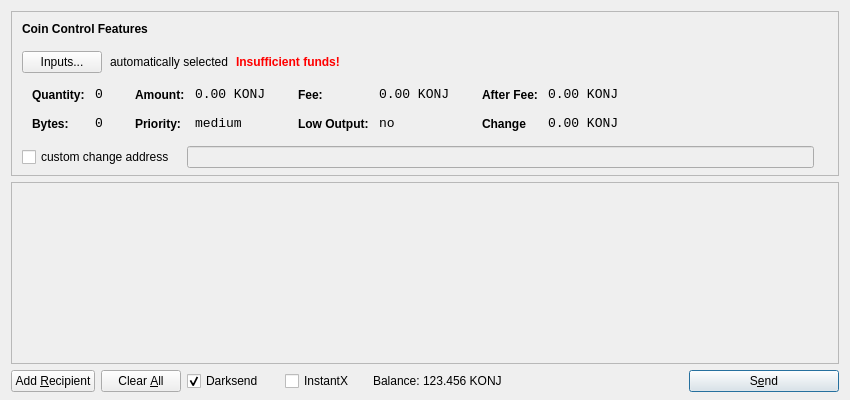
<?xml version="1.0" encoding="UTF-8"?>
<ui version="4.0">
 <class>SendCoinsDialog</class>
 <widget class="QDialog" name="SendCoinsDialog">
  <property name="geometry">
   <rect>
    <x>0</x>
    <y>0</y>
    <width>850</width>
    <height>400</height>
   </rect>
  </property>
  <property name="windowTitle">
   <string>Send Coins</string>
  </property>
  <layout class="QVBoxLayout" name="verticalLayout" stretch="0,1,0">
   <property name="bottomMargin">
    <number>8</number>
   </property>
   <item>
    <widget class="QFrame" name="frameCoinControl">
     <property name="sizePolicy">
      <sizepolicy hsizetype="Expanding" vsizetype="Expanding">
       <horstretch>0</horstretch>
       <verstretch>0</verstretch>
      </sizepolicy>
     </property>
     <property name="maximumSize">
      <size>
       <width>16777215</width>
       <height>16777215</height>
      </size>
     </property>
     <property name="frameShape">
      <enum>QFrame::StyledPanel</enum>
     </property>
     <property name="frameShadow">
      <enum>QFrame::Sunken</enum>
     </property>
     <layout class="QVBoxLayout" name="verticalLayoutCoinControl2">
      <property name="spacing">
       <number>-1</number>
      </property>
      <property name="leftMargin">
       <number>0</number>
      </property>
      <property name="topMargin">
       <number>0</number>
      </property>
      <property name="rightMargin">
       <number>0</number>
      </property>
      <property name="bottomMargin">
       <number>6</number>
      </property>
      <item>
       <layout class="QVBoxLayout" name="verticalLayoutCoinControl" stretch="0,0,0,0,1">
        <property name="spacing">
         <number>0</number>
        </property>
        <property name="leftMargin">
         <number>10</number>
        </property>
        <property name="topMargin">
         <number>10</number>
        </property>
        <item>
         <layout class="QHBoxLayout" name="horizontalLayoutCoinControl1">
          <property name="bottomMargin">
           <number>15</number>
          </property>
          <item>
           <widget class="QLabel" name="labelCoinControlFeatures">
            <property name="sizePolicy">
             <sizepolicy hsizetype="Preferred" vsizetype="Maximum">
              <horstretch>0</horstretch>
              <verstretch>0</verstretch>
             </sizepolicy>
            </property>
            <property name="font">
             <font>
              <weight>75</weight>
              <bold>true</bold>
             </font>
            </property>
            <property name="styleSheet">
             <string notr="true">font-weight:bold;</string>
            </property>
            <property name="text">
             <string>Coin Control Features</string>
            </property>
           </widget>
          </item>
         </layout>
        </item>
        <item>
         <layout class="QHBoxLayout" name="horizontalLayoutCoinControl2" stretch="0,0,0,0">
          <property name="spacing">
           <number>8</number>
          </property>
          <property name="bottomMargin">
           <number>10</number>
          </property>
          <item>
           <widget class="QPushButton" name="pushButtonCoinControl">
            <property name="styleSheet">
             <string notr="true"/>
            </property>
            <property name="text">
             <string>Inputs...</string>
            </property>
           </widget>
          </item>
          <item>
           <widget class="QLabel" name="labelCoinControlAutomaticallySelected">
            <property name="text">
             <string>automatically selected</string>
            </property>
            <property name="margin">
             <number>5</number>
            </property>
           </widget>
          </item>
          <item>
           <widget class="QLabel" name="labelCoinControlInsuffFunds">
            <property name="font">
             <font>
              <weight>75</weight>
              <bold>true</bold>
             </font>
            </property>
            <property name="styleSheet">
             <string notr="true">color:red;font-weight:bold;</string>
            </property>
            <property name="text">
             <string>Insufficient funds!</string>
            </property>
            <property name="margin">
             <number>5</number>
            </property>
           </widget>
          </item>
          <item>
           <spacer name="horizontalSpacerCoinControl">
            <property name="orientation">
             <enum>Qt::Horizontal</enum>
            </property>
            <property name="sizeHint" stdset="0">
             <size>
              <width>40</width>
              <height>1</height>
             </size>
            </property>
           </spacer>
          </item>
         </layout>
        </item>
        <item>
         <widget class="QWidget" name="widgetCoinControl" native="true">
          <property name="sizePolicy">
           <sizepolicy hsizetype="Preferred" vsizetype="Preferred">
            <horstretch>0</horstretch>
            <verstretch>0</verstretch>
           </sizepolicy>
          </property>
          <property name="minimumSize">
           <size>
            <width>0</width>
            <height>0</height>
           </size>
          </property>
          <property name="styleSheet">
           <string notr="true"/>
          </property>
          <layout class="QHBoxLayout" name="horizontalLayoutCoinControl5">
           <property name="margin">
            <number>0</number>
           </property>
           <item>
            <layout class="QHBoxLayout" name="horizontalLayoutCoinControl3" stretch="0,0,0,1">
             <property name="spacing">
              <number>20</number>
             </property>
             <property name="topMargin">
              <number>0</number>
             </property>
             <property name="bottomMargin">
              <number>10</number>
             </property>
             <item>
              <layout class="QFormLayout" name="formLayoutCoinControl1">
               <property name="horizontalSpacing">
                <number>10</number>
               </property>
               <property name="verticalSpacing">
                <number>14</number>
               </property>
               <property name="leftMargin">
                <number>10</number>
               </property>
               <property name="topMargin">
                <number>4</number>
               </property>
               <property name="rightMargin">
                <number>6</number>
               </property>
               <item row="0" column="0">
                <widget class="QLabel" name="labelCoinControlQuantityText">
                 <property name="styleSheet">
                  <string notr="true">font-weight:bold;</string>
                 </property>
                 <property name="text">
                  <string>Quantity:</string>
                 </property>
                 <property name="margin">
                  <number>0</number>
                 </property>
                </widget>
               </item>
               <item row="0" column="1">
                <widget class="QLabel" name="labelCoinControlQuantity">
                 <property name="font">
                  <font>
                   <family>Monospace</family>
                   <pointsize>10</pointsize>
                  </font>
                 </property>
                 <property name="cursor">
                  <cursorShape>IBeamCursor</cursorShape>
                 </property>
                 <property name="contextMenuPolicy">
                  <enum>Qt::ActionsContextMenu</enum>
                 </property>
                 <property name="text">
                  <string>0</string>
                 </property>
                 <property name="margin">
                  <number>0</number>
                 </property>
                 <property name="textInteractionFlags">
                  <set>Qt::LinksAccessibleByMouse|Qt::TextSelectableByKeyboard|Qt::TextSelectableByMouse</set>
                 </property>
                </widget>
               </item>
               <item row="1" column="0">
                <widget class="QLabel" name="labelCoinControlBytesText">
                 <property name="styleSheet">
                  <string notr="true">font-weight:bold;</string>
                 </property>
                 <property name="text">
                  <string>Bytes:</string>
                 </property>
                </widget>
               </item>
               <item row="1" column="1">
                <widget class="QLabel" name="labelCoinControlBytes">
                 <property name="font">
                  <font>
                   <family>Monospace</family>
                   <pointsize>10</pointsize>
                  </font>
                 </property>
                 <property name="cursor">
                  <cursorShape>IBeamCursor</cursorShape>
                 </property>
                 <property name="contextMenuPolicy">
                  <enum>Qt::ActionsContextMenu</enum>
                 </property>
                 <property name="text">
                  <string>0</string>
                 </property>
                 <property name="textInteractionFlags">
                  <set>Qt::LinksAccessibleByMouse|Qt::TextSelectableByKeyboard|Qt::TextSelectableByMouse</set>
                 </property>
                </widget>
               </item>
              </layout>
             </item>
             <item>
              <layout class="QFormLayout" name="formLayoutCoinControl2">
               <property name="horizontalSpacing">
                <number>10</number>
               </property>
               <property name="verticalSpacing">
                <number>14</number>
               </property>
               <property name="leftMargin">
                <number>6</number>
               </property>
               <property name="topMargin">
                <number>4</number>
               </property>
               <property name="rightMargin">
                <number>6</number>
               </property>
               <item row="0" column="0">
                <widget class="QLabel" name="labelCoinControlAmountText">
                 <property name="styleSheet">
                  <string notr="true">font-weight:bold;</string>
                 </property>
                 <property name="text">
                  <string>Amount:</string>
                 </property>
                 <property name="margin">
                  <number>0</number>
                 </property>
                </widget>
               </item>
               <item row="0" column="1">
                <widget class="QLabel" name="labelCoinControlAmount">
                 <property name="font">
                  <font>
                   <family>Monospace</family>
                   <pointsize>10</pointsize>
                  </font>
                 </property>
                 <property name="cursor">
                  <cursorShape>IBeamCursor</cursorShape>
                 </property>
                 <property name="contextMenuPolicy">
                  <enum>Qt::ActionsContextMenu</enum>
                 </property>
                 <property name="text">
                  <string>0.00 KONJ</string>
                 </property>
                 <property name="textInteractionFlags">
                  <set>Qt::LinksAccessibleByMouse|Qt::TextSelectableByKeyboard|Qt::TextSelectableByMouse</set>
                 </property>
                </widget>
               </item>
               <item row="1" column="0">
                <widget class="QLabel" name="labelCoinControlPriorityText">
                 <property name="styleSheet">
                  <string notr="true">font-weight:bold;</string>
                 </property>
                 <property name="text">
                  <string>Priority:</string>
                 </property>
                </widget>
               </item>
               <item row="1" column="1">
                <widget class="QLabel" name="labelCoinControlPriority">
                 <property name="font">
                  <font>
                   <family>Monospace</family>
                   <pointsize>10</pointsize>
                  </font>
                 </property>
                 <property name="cursor">
                  <cursorShape>IBeamCursor</cursorShape>
                 </property>
                 <property name="contextMenuPolicy">
                  <enum>Qt::ActionsContextMenu</enum>
                 </property>
                 <property name="text">
                  <string>medium</string>
                 </property>
                 <property name="textInteractionFlags">
                  <set>Qt::LinksAccessibleByMouse|Qt::TextSelectableByKeyboard|Qt::TextSelectableByMouse</set>
                 </property>
                </widget>
               </item>
              </layout>
             </item>
             <item>
              <layout class="QFormLayout" name="formLayoutCoinControl3">
               <property name="horizontalSpacing">
                <number>10</number>
               </property>
               <property name="verticalSpacing">
                <number>14</number>
               </property>
               <property name="leftMargin">
                <number>6</number>
               </property>
               <property name="topMargin">
                <number>4</number>
               </property>
               <property name="rightMargin">
                <number>6</number>
               </property>
               <item row="0" column="0">
                <widget class="QLabel" name="labelCoinControlFeeText">
                 <property name="styleSheet">
                  <string notr="true">font-weight:bold;</string>
                 </property>
                 <property name="text">
                  <string>Fee:</string>
                 </property>
                 <property name="margin">
                  <number>0</number>
                 </property>
                </widget>
               </item>
               <item row="0" column="1">
                <widget class="QLabel" name="labelCoinControlFee">
                 <property name="font">
                  <font>
                   <family>Monospace</family>
                   <pointsize>10</pointsize>
                  </font>
                 </property>
                 <property name="cursor">
                  <cursorShape>IBeamCursor</cursorShape>
                 </property>
                 <property name="contextMenuPolicy">
                  <enum>Qt::ActionsContextMenu</enum>
                 </property>
                 <property name="text">
                  <string>0.00 KONJ</string>
                 </property>
                 <property name="textInteractionFlags">
                  <set>Qt::LinksAccessibleByMouse|Qt::TextSelectableByKeyboard|Qt::TextSelectableByMouse</set>
                 </property>
                </widget>
               </item>
               <item row="1" column="0">
                <widget class="QLabel" name="labelCoinControlLowOutputText">
                 <property name="styleSheet">
                  <string notr="true">font-weight:bold;</string>
                 </property>
                 <property name="text">
                  <string>Low Output:</string>
                 </property>
                </widget>
               </item>
               <item row="1" column="1">
                <widget class="QLabel" name="labelCoinControlLowOutput">
                 <property name="font">
                  <font>
                   <family>Monospace</family>
                   <pointsize>10</pointsize>
                  </font>
                 </property>
                 <property name="cursor">
                  <cursorShape>IBeamCursor</cursorShape>
                 </property>
                 <property name="contextMenuPolicy">
                  <enum>Qt::ActionsContextMenu</enum>
                 </property>
                 <property name="text">
                  <string>no</string>
                 </property>
                 <property name="textInteractionFlags">
                  <set>Qt::LinksAccessibleByMouse|Qt::TextSelectableByKeyboard|Qt::TextSelectableByMouse</set>
                 </property>
                </widget>
               </item>
              </layout>
             </item>
             <item>
              <layout class="QFormLayout" name="formLayoutCoinControl4">
               <property name="horizontalSpacing">
                <number>10</number>
               </property>
               <property name="verticalSpacing">
                <number>14</number>
               </property>
               <property name="leftMargin">
                <number>6</number>
               </property>
               <property name="topMargin">
                <number>4</number>
               </property>
               <property name="rightMargin">
                <number>6</number>
               </property>
               <item row="0" column="0">
                <widget class="QLabel" name="labelCoinControlAfterFeeText">
                 <property name="styleSheet">
                  <string notr="true">font-weight:bold;</string>
                 </property>
                 <property name="text">
                  <string>After Fee:</string>
                 </property>
                 <property name="margin">
                  <number>0</number>
                 </property>
                </widget>
               </item>
               <item row="0" column="1">
                <widget class="QLabel" name="labelCoinControlAfterFee">
                 <property name="font">
                  <font>
                   <family>Monospace</family>
                   <pointsize>10</pointsize>
                  </font>
                 </property>
                 <property name="cursor">
                  <cursorShape>IBeamCursor</cursorShape>
                 </property>
                 <property name="contextMenuPolicy">
                  <enum>Qt::ActionsContextMenu</enum>
                 </property>
                 <property name="text">
                  <string>0.00 KONJ</string>
                 </property>
                 <property name="textInteractionFlags">
                  <set>Qt::LinksAccessibleByMouse|Qt::TextSelectableByKeyboard|Qt::TextSelectableByMouse</set>
                 </property>
                </widget>
               </item>
               <item row="1" column="0">
                <widget class="QLabel" name="labelCoinControlChangeText">
                 <property name="styleSheet">
                  <string notr="true">font-weight:bold;</string>
                 </property>
                 <property name="text">
                  <string>Change</string>
                 </property>
                </widget>
               </item>
               <item row="1" column="1">
                <widget class="QLabel" name="labelCoinControlChange">
                 <property name="font">
                  <font>
                   <family>Monospace</family>
                   <pointsize>10</pointsize>
                  </font>
                 </property>
                 <property name="cursor">
                  <cursorShape>IBeamCursor</cursorShape>
                 </property>
                 <property name="contextMenuPolicy">
                  <enum>Qt::ActionsContextMenu</enum>
                 </property>
                 <property name="text">
                  <string>0.00 KONJ</string>
                 </property>
                 <property name="textInteractionFlags">
                  <set>Qt::LinksAccessibleByMouse|Qt::TextSelectableByKeyboard|Qt::TextSelectableByMouse</set>
                 </property>
                </widget>
               </item>
              </layout>
             </item>
            </layout>
           </item>
          </layout>
         </widget>
        </item>
        <item>
         <layout class="QHBoxLayout" name="horizontalLayoutCoinControl4" stretch="0,0,0">
          <property name="spacing">
           <number>12</number>
          </property>
          <property name="sizeConstraint">
           <enum>QLayout::SetDefaultConstraint</enum>
          </property>
          <property name="topMargin">
           <number>5</number>
          </property>
          <property name="rightMargin">
           <number>5</number>
          </property>
          <item>
           <widget class="QCheckBox" name="checkBoxCoinControlChange">
            <property name="text">
             <string>custom change address</string>
            </property>
           </widget>
          </item>
          <item>
           <widget class="QLineEdit" name="lineEditCoinControlChange">
            <property name="enabled">
             <bool>false</bool>
            </property>
            <property name="sizePolicy">
             <sizepolicy hsizetype="Expanding" vsizetype="Fixed">
              <horstretch>0</horstretch>
              <verstretch>0</verstretch>
             </sizepolicy>
            </property>
           </widget>
          </item>
          <item>
           <widget class="QLabel" name="labelCoinControlChangeLabel">
            <property name="sizePolicy">
             <sizepolicy hsizetype="Preferred" vsizetype="Expanding">
              <horstretch>0</horstretch>
              <verstretch>0</verstretch>
             </sizepolicy>
            </property>
            <property name="minimumSize">
             <size>
              <width>0</width>
              <height>0</height>
             </size>
            </property>
            <property name="text">
             <string/>
            </property>
            <property name="margin">
             <number>3</number>
            </property>
           </widget>
          </item>
         </layout>
        </item>
        <item>
         <spacer name="verticalSpacerCoinControl">
          <property name="orientation">
           <enum>Qt::Vertical</enum>
          </property>
          <property name="sizeHint" stdset="0">
           <size>
            <width>800</width>
            <height>1</height>
           </size>
          </property>
         </spacer>
        </item>
       </layout>
      </item>
     </layout>
    </widget>
   </item>
   <item>
    <widget class="QScrollArea" name="scrollArea">
     <property name="widgetResizable">
      <bool>true</bool>
     </property>
     <widget class="QWidget" name="scrollAreaWidgetContents">
      <property name="geometry">
       <rect>
        <x>0</x>
        <y>0</y>
        <width>830</width>
        <height>165</height>
       </rect>
      </property>
      <layout class="QVBoxLayout" name="verticalLayout_2">
       <property name="margin">
        <number>0</number>
       </property>
       <item>
        <layout class="QVBoxLayout" name="entries">
         <property name="spacing">
          <number>6</number>
         </property>
        </layout>
       </item>
       <item>
        <spacer name="verticalSpacer">
         <property name="orientation">
          <enum>Qt::Vertical</enum>
         </property>
         <property name="sizeHint" stdset="0">
          <size>
           <width>20</width>
           <height>40</height>
          </size>
         </property>
        </spacer>
       </item>
      </layout>
     </widget>
    </widget>
   </item>
   <item>
    <layout class="QHBoxLayout" name="horizontalLayout">
     <item>
      <widget class="QPushButton" name="addButton">
       <property name="toolTip">
        <string>Send to multiple recipients at once</string>
       </property>
       <property name="text">
        <string>Add &amp;Recipient</string>
       </property>
       <property name="autoDefault">
        <bool>false</bool>
       </property>
      </widget>
     </item>
     <item>
      <widget class="QPushButton" name="clearButton">
       <property name="sizePolicy">
        <sizepolicy hsizetype="Minimum" vsizetype="Fixed">
         <horstretch>0</horstretch>
         <verstretch>0</verstretch>
        </sizepolicy>
       </property>
       <property name="toolTip">
        <string>Remove all transaction fields</string>
       </property>
       <property name="text">
        <string>Clear &amp;All</string>
       </property>
       <property name="autoRepeatDelay">
        <number>300</number>
       </property>
       <property name="autoDefault">
        <bool>false</bool>
       </property>
      </widget>
     </item>
     <item>
      <layout class="QHBoxLayout" name="horizontalLayout_2">
       <property name="spacing">
        <number>3</number>
       </property>
        <item>
        <widget class="QCheckBox" name="checkUseDarksend">
         <property name="minimumSize">
          <size>
           <width>95</width>
           <height>0</height>
          </size>
         </property>
         <property name="text">
          <string>Darksend</string>
         </property>
         <property name="checked">
          <bool>true</bool>
         </property>
        </widget>
       </item>
       <item>
        <widget class="QCheckBox" name="checkInstantX">
         <property name="enabled">
          <bool>true</bool>
         </property>
         <property name="minimumSize">
          <size>
           <width>85</width>
           <height>0</height>
          </size>
         </property>
         <property name="text">
          <string>InstantX</string>
         </property>
        </widget>
       </item>
       <item>
        <widget class="QLabel" name="label">
         <property name="sizePolicy">
          <sizepolicy hsizetype="Preferred" vsizetype="Fixed">
           <horstretch>0</horstretch>
           <verstretch>0</verstretch>
          </sizepolicy>
         </property>
         <property name="text">
          <string>Balance:</string>
         </property>
        </widget>
       </item>
       <item>
        <widget class="QLabel" name="labelBalance">
         <property name="sizePolicy">
          <sizepolicy hsizetype="Preferred" vsizetype="Fixed">
           <horstretch>0</horstretch>
           <verstretch>0</verstretch>
          </sizepolicy>
         </property>
         <property name="cursor">
          <cursorShape>IBeamCursor</cursorShape>
         </property>
         <property name="text">
          <string>123.456 KONJ</string>
         </property>
         <property name="textInteractionFlags">
          <set>Qt::LinksAccessibleByMouse|Qt::TextSelectableByKeyboard|Qt::TextSelectableByMouse</set>
         </property>
        </widget>
       </item>
      </layout>
     </item>
     <item>
      <spacer name="horizontalSpacer">
       <property name="orientation">
        <enum>Qt::Horizontal</enum>
       </property>
       <property name="sizeHint" stdset="0">
        <size>
         <width>40</width>
         <height>20</height>
        </size>
       </property>
      </spacer>
     </item>
     <item>
      <widget class="QPushButton" name="sendButton">
       <property name="minimumSize">
        <size>
         <width>150</width>
         <height>0</height>
        </size>
       </property>
       <property name="toolTip">
        <string>Confirm the send action</string>
       </property>
       <property name="text">
        <string>S&amp;end</string>
       </property>
       <property name="icon">
        <iconset resource="../bitcoin.qrc">
         <normaloff>:/icons/send</normaloff>:/icons/send</iconset>
       </property>
       <property name="default">
        <bool>true</bool>
       </property>
      </widget>
     </item>
    </layout>
   </item>
  </layout>
 </widget>
 <resources>
  <include location="../bitcoin.qrc"/>
 </resources>
 <connections/>
</ui>
